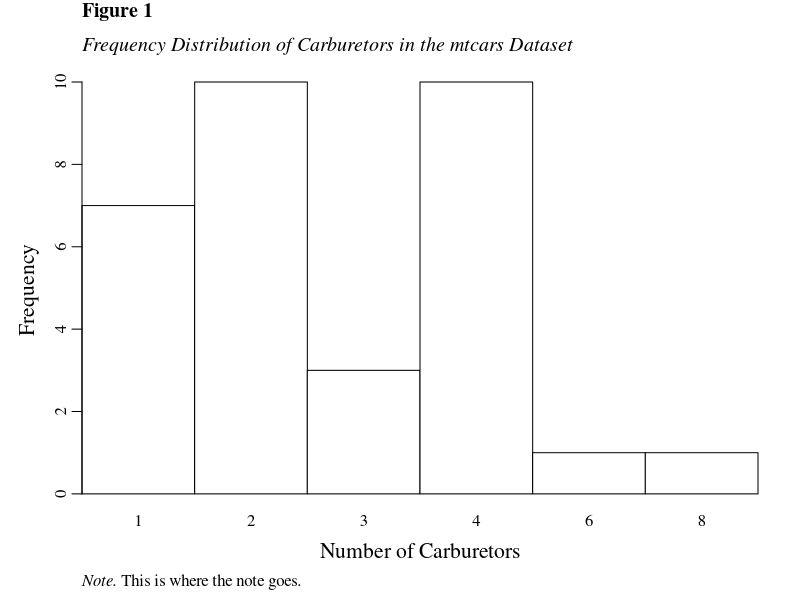

This chart was generated by the following R code: (Note: this script raises an error after producing the figure.)



##############################################
DataForPlot = mtcars

#Set a serifed font
par(family = "serif")

# Create the barplot (histogram-like)
bp = barplot(table(mtcars$carb),
            space = 0,          # Makes it look more like a histogram
            col = "white",     # Light gray fill (or "white" for no fill)
            ylab = "Frequency",
            xlab = "Number of Carburetors",
            cex.lab = 1.3,
            main = "",          # Leave empty - we'll add it manually
            cex.names = 1,    # Optional: slightly larger x-axis labels
            cex.axis = 1,
            yaxs = 'i',
            xaxs = 'i',
            mgp = c(2.2, 0.6, 0)
            )

# Add left-justified figure title (bold "Figure 1")
title(main = expression(bold("Figure 1")),
      adj = 0,      # 0 = left justified
      line = 3.5)

# Add left-justified italic caption/title
title(main = expression(italic("Frequency Distribution of Carburetors in the mtcars Dataset")),
      adj = 0,
      line = 1.8)

# === LEFT-JUSTIFIED NOTE (best method for APA) ===
mtext(expression(paste(italic("Note."), " This is where the note goes.")),
      side = 1,          # bottom
      line = 3.8,        # distance below x-axis (adjust as needed)
      adj = 0,           # 0 = left justified
      cex = 1)         # slightly smaller text for notes

#Restore default font
par(family = "")


##############################################
##############################################

# Create frequency table for carburetors 0–9, even though several of those numbers
# have zero fequency; i.e., there are no cars with 0 or 5 carburetors. This
# leaves all options open for making a frequency table.
carb = factor(mtcars$carb, levels = 0:9)

# This set of functions gives us the frequency for each level we just made and
# makes the table have the right format for our work.
freq = as.numeric(table(carb))

# This gives us the total number of engines measured.
freq_total = sum(freq)

# Relative frequency is the frequency of a certain value relative to the total.
rel_freq = freq / freq_total

# This function adds in sequence the frequencies we have measured; i.e., the 
# number of engines with 0 carbs. plus those with 1, plus those with 2...
cumu_f = cumsum(freq)

# The converts the cumulative fequency to a percentage of the total.
cumu_pct = cumu_f / n * 100


# Build the table. In the data.frame function you write the name of the column,
# then the equal sign, then what you want to go in that column.
tab = data.frame(
   Carburetors = 0:9, # Make a line in the table for each value
   f = freq,
   `Relative f` = round(rel_f,2), # Rounds to two decimal places
   `Cumulative f` = cum_f,
   `Cumulative %` = round (cumu_pct),
   check.names = F
)

# Add Total row
tab = rbind(tab, data.frame(
   Carburetors = "Total",
   f = n,
   `Relative f` = "",
   `Cumulative f` = "",
   `Cumulative %` = "",
   check.names = FALSE
))

# Print with APA-style title
cat("Table 1\n\n")
cat("Frequencies of the Number of Carburetors in Various Car Models\n\n")
print(tab, row.names = FALSE)
